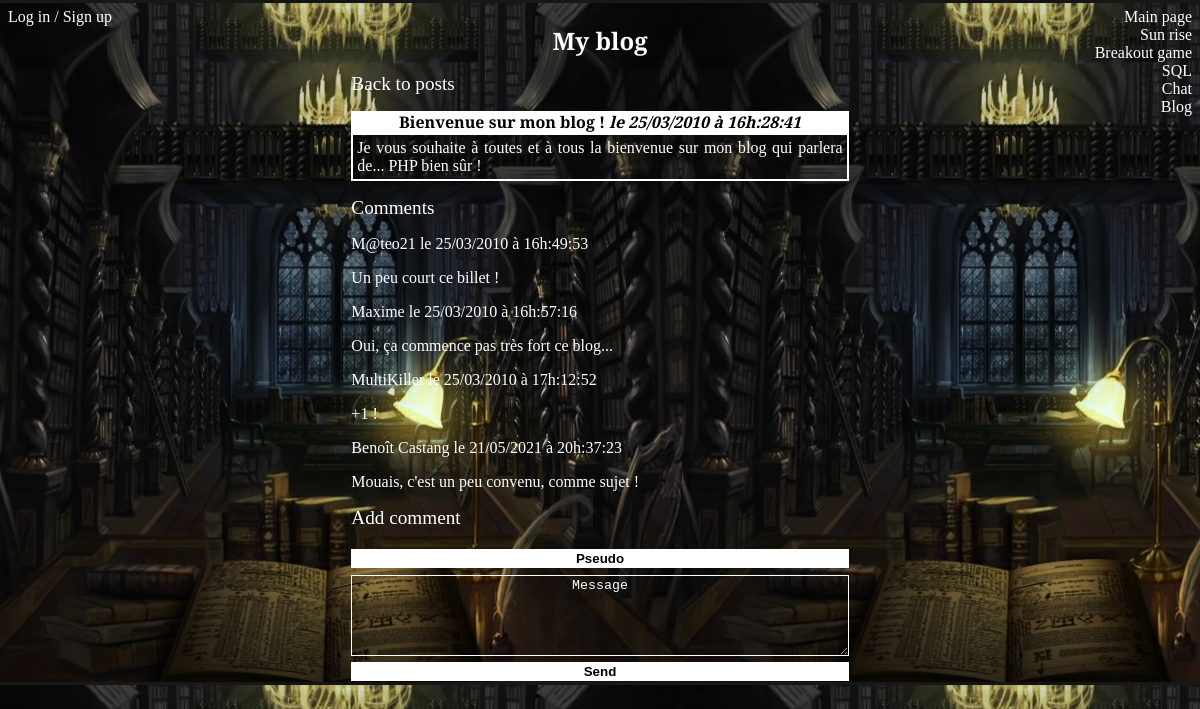
/php/router.php?action=post&post_id=1, run on the app's committed database.
### tables this page shows
CREATE TABLE `blog_posts` (
  `post_id` int(11) NOT NULL,
  `post_title` varchar(255) NOT NULL,
  `post_content` text NOT NULL,
  `post_date` datetime NOT NULL
);

CREATE TABLE `blog_comments` (
  `comment_id` int(11) NOT NULL,
  `comment_post_id` int(11) NOT NULL,
  `comment_author` varchar(255) NOT NULL,
  `comment_content` text NOT NULL,
  `comment_date` datetime NOT NULL
);

### model/BlogManager.php (called while the page is built, shortened)
<?php
class BlogManager extends Manager {
    public function selectPost() {
        $db = $this->dbConnect();
        $req = $db->prepare('SELECT post_title, post_content, DATE_FORMAT(post_date, \'le %d/%m/%Y à %Hh:%i:%s\') AS post_date FROM blog_posts WHERE post_id = ?');
        $req->execute(array($_GET['post_id']));
        $post = $req->fetch();
        return $post;
    }
}

### model/BlogCommentManager.php (called while the page is built, shortened)
<?php
class BlogCommentManager extends Manager {
    public function selectComments() {
        $db = $this->dbConnect();
        $comments = $db->prepare('SELECT comment_author, comment_content, DATE_FORMAT(comment_date, \'le %d/%m/%Y à %Hh:%i:%s\') AS comment_date FROM blog_comments WHERE comment_post_id = ?');
        $comments->execute(array($_GET['post_id']));
        return $comments;
    }
}

### view/frontend/blog_comments_view.php (the view, shortened to what this page needs)
<main class="main">
    <h1 class="main__h1">My blog</h1>
    <?php
        if ($post) {
            ?>
            <h2 class="main__h2"><a href="/php/router.php?action=listPosts">Back to posts</a></h2>
            <article class="main__blog-post">
                <a href="/php/router.php?action=post&post_id=<?= $data['post_id'] ?>">
                    <h3><?= $post['post_title'] . ' ' ?><span><?= $post['post_date']?></span></h3>
                    <p><?= $post['post_content'] . '<br>'?></p>
                </a>
            </article>
            <section class="main__messages">
                <h2 class="main__h2">Comments</h2>
                <?php
                while ($data = $comments->fetch(PDO::FETCH_ASSOC)) {
                    ?>
                    <div class="main__messages__message">
                        <p>
                            <?= $data['comment_author'] ?>
                            <span><?= $data['comment_date'] ?></span>
                        </p>
                        <p><?= $data['comment_content'] ?></p>
                    </div>
                    <?php
                }
                ?>
            </section>
            <?php
        }
        else {
            echo 'Post not found';
        }
    ?>
    <section>
        <h2 class="main__h2">Add comment<h2>
        <form action="/php/router.php?action=add_comment&post_id=<?= $_GET['post_id'] ?>" method="post" class="main__form main__form--with-pseudo">
            <input type="text" name="comment_author" placeholder="Pseudo" value="<?= $_SESSION['pseudo'] ?>" maxlength="30" required>
            <textarea name="comment_content" cols="30" rows="5" placeholder="Message" maxlength="255" required></textarea>
            <input type="submit" value="Send">
        </form>
    </section>
</main>
<?php require($_SERVER['DOCUMENT_ROOT'].'/php/includes/template.php'); ?>

### data on the page
blog_posts: post_title "Bienvenue sur mon blog !", post_content "Je vous souhaite à toutes et à tous la bienvenue sur mon blog qui parlera de... PHP bien sûr !"
blog_comments: comment_author "M@teo21", comment_date "le 25/03/2010 à 16h:49:53", comment_content "Un peu court ce billet !"
blog_comments: comment_author "Maxime", comment_date "le 25/03/2010 à 16h:57:16", comment_content "Oui, ça commence pas très fort ce blog..."
blog_comments: comment_author "MultiKiller", comment_date "le 25/03/2010 à 17h:12:52", comment_content "+1 !"
blog_comments: comment_author "Benoît Castang", comment_date "le 21/05/2021 à 20h:37:23", comment_content "Mouais, c'est un peu convenu, comme sujet !"

### other printed values
$post['post_date'] "le 25/03/2010 à 16h:28:41"
